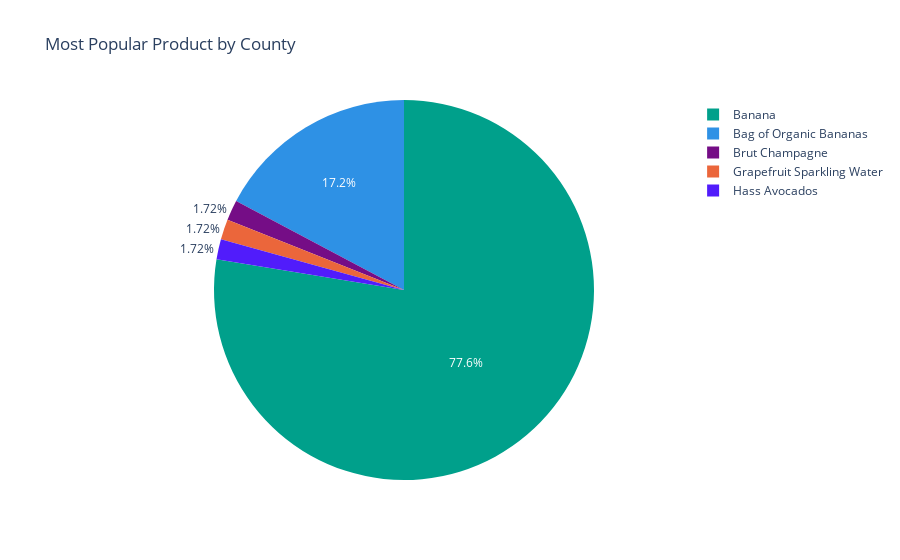

Notebook code cell kept with this figure:
### Code cell
px.pie(top_product, names= 'product_name', color= 'county', title= 'Most Popular Product by County', color_discrete_sequence=px.colors.qualitative.Dark24)

### Figure 1 — Plotly figure (JSON) as saved in the notebook; plotly's stock layout.template omitted (floating-point values rounded to 4 significant figures)
{"data": [{"customdata": [["Kings"], ["Sierra"], ["San Mateo"], ["Del Norte"], ["Mono"], ["El Dorado"], ["Napa"], ["Tuolumne"], ["Sacramento"], ["Colusa"], ["San Benito"], ["Santa Barbara"], ["San Diego"], ["San Francisco"], ["San Joaquin"], ["San Luis Obispo"], ["Santa Clara"], ["Alameda"], ["Shasta"], ["Riverside"], ["Siskiyou"], ["Solano"], ["Sonoma"], ["Stanislaus"], ["Sutter"], ["Tehama"], ["Trinity"], ["Tulare"], ["Ventura"], ["Santa Cruz"], ["Plumas"], ["Nevada"], ["Orange"], ["Alpine"], ["Amador"], ["Calaveras"], ["Contra Costa"], ["Fresno"], ["Glenn"], ["Humboldt"], ["Imperial"], ["Inyo"], ["Kern"], ["Lake"], ["Los Angeles"], ["Madera"], ["Marin"], ["Mariposa"], ["Mendocino"], ["Merced"], ["Modoc"], ["Monterey"], ["Yolo"], ["Lassen"], ["Yuba"], ["Butte"], ["San Bernardino"], ["Placer"]], "domain": {"x": [0, 1], "y": [0, 1]}, "hovertemplate": "product_name=%{label}<br>county=%{customdata[0]}<extra></extra>", "labels": ["Bag of Organic Bananas", "Bag of Organic Bananas", "Bag of Organic Bananas", "Bag of Organic Bananas", "Bag of Organic Bananas", "Bag of Organic Bananas", "Bag of Organic Bananas", "Bag of Organic Bananas", "Bag of Organic Bananas", "Bag of Organic Bananas", "Banana", "Banana", "Banana", "Banana", "Banana", "Banana", "Banana", "Banana", "Banana", "Banana", "Banana", "Banana", "Banana", "Banana", "Banana", "Banana", "Banana", "Banana", "Banana", "Banana", "Banana", "Banana", "Banana", "Banana", "Banana", "Banana", "Banana", "Banana", "Banana", "Banana", "Banana", "Banana", "Banana", "Banana", "Banana", "Banana", "Banana", "Banana", "Banana", "Banana", "Banana", "Banana", "Banana", "Banana", "Banana", "Brut Champagne", "Grapefruit Sparkling Water", "Hass Avocados"], "legendgroup": "", "marker": {"colors": ["#2E91E5", "#E15F99", "#1CA71C", "#FB0D0D", "#DA16FF", "#222A2A", "#B68100", "#750D86", "#EB663B", "#511CFB", "#00A08B", "#FB00D1", "#FC0080", "#B2828D", "#6C7C32", "#778AAE", "#862A16", "#A777F1", "#620042", "#1616A7", "#DA60CA", "#6C4516", "#0D2A63", "#AF0038", "#2E91E5", "#E15F99", "#1CA71C", "#FB0D0D", "#DA16FF", "#222A2A", "#B68100", "#750D86", "#EB663B", "#511CFB", "#00A08B", "#FB00D1", "#FC0080", "#B2828D", "#6C7C32", "#778AAE", "#862A16", "#A777F1", "#620042", "#1616A7", "#DA60CA", "#6C4516", "#0D2A63", "#AF0038", "#2E91E5", "#E15F99", "#1CA71C", "#FB0D0D", "#DA16FF", "#222A2A", "#B68100", "#750D86", "#EB663B", "#511CFB"]}, "name": "", "showlegend": true, "type": "pie"}], "layout": {"legend": {"tracegroupgap": 0}, "piecolorway": ["#2E91E5", "#E15F99", "#1CA71C", "#FB0D0D", "#DA16FF", "#222A2A", "#B68100", "#750D86", "#EB663B", "#511CFB", "#00A08B", "#FB00D1", "#FC0080", "#B2828D", "#6C7C32", "#778AAE", "#862A16", "#A777F1", "#620042", "#1616A7", "#DA60CA", "#6C4516", "#0D2A63", "#AF0038"], "title": {"text": "Most Popular Product by County"}}}
